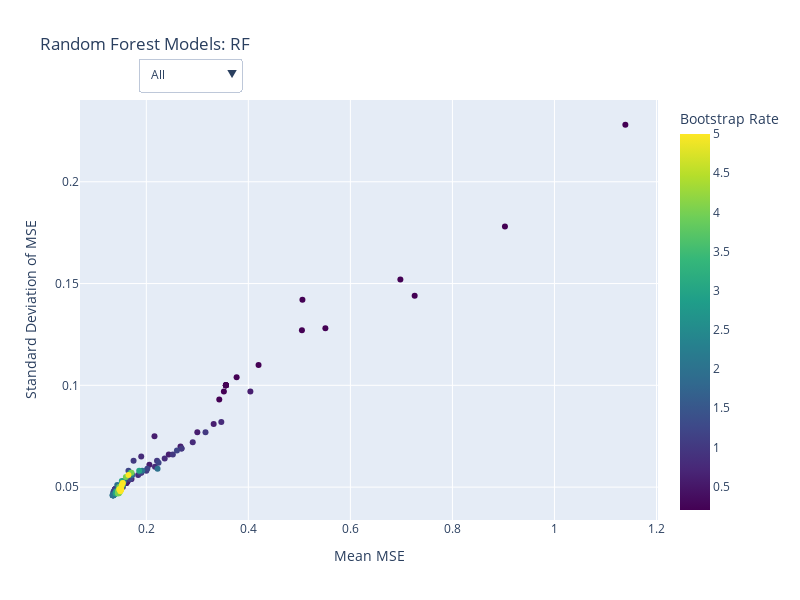
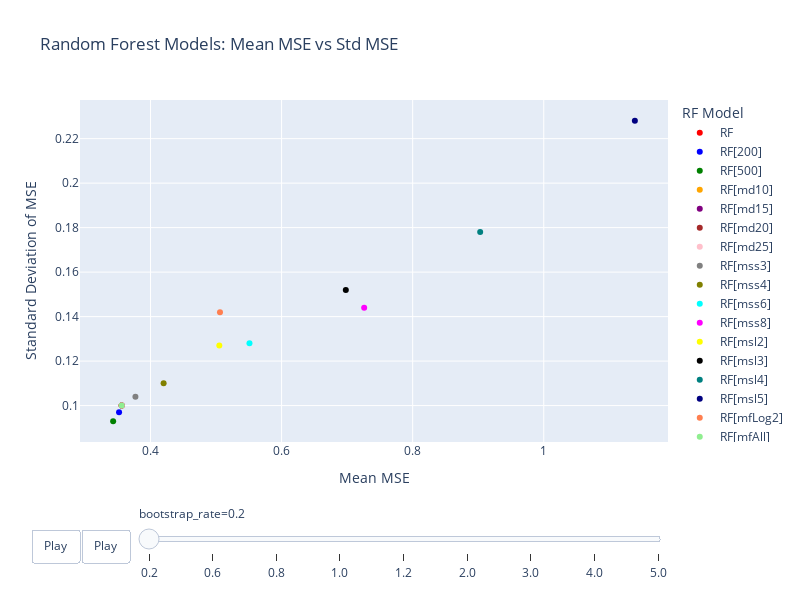
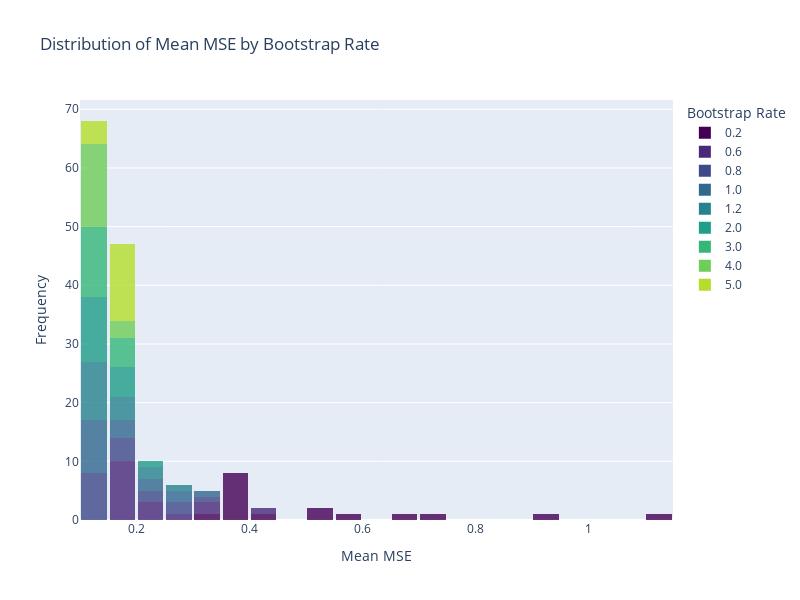
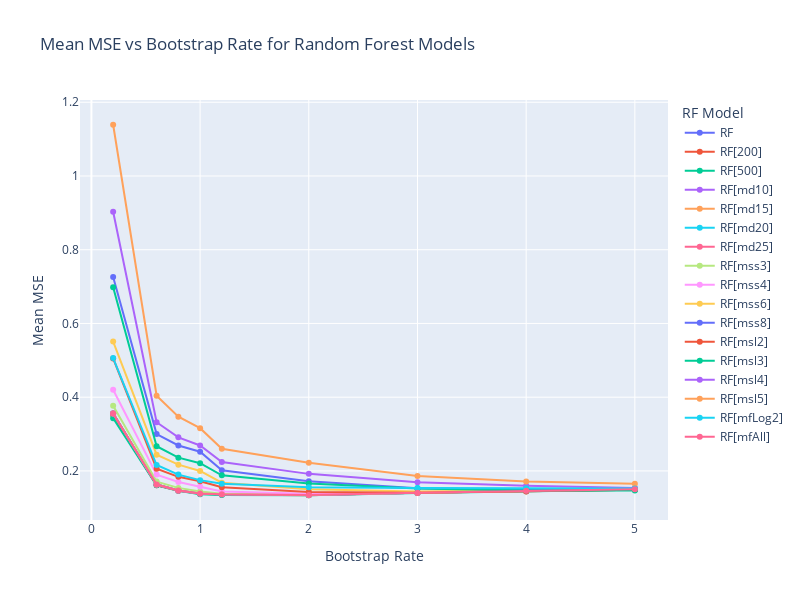

The cell these charts' notebook holds for them, in order:
### Code cell
dataset_paths = [
    './wyniki/wyniki_screen_time_misiu.csv',
    './wyniki/wyniki_bupa_misiu.csv',
    './wyniki/wyniki_Daily_Demand_Forecasting_Orders_misiu.csv',
    './wyniki/wyniki_Facebook_misiu.csv',
    './wyniki/wyniki_forestfires_misiu.csv',
    './wyniki/wyniki_servo_misiu.csv']
for dataset_path in dataset_paths:
    results_dataframe = pd.read_csv(dataset_path)
    results_dataframe['mean_mse'] = results_dataframe['mean_mse'].astype(float)
    results_dataframe['std_mse'] = results_dataframe['std_mse'].astype(float)
    print(f"Dataset: {dataset_path}")
    scatter_plot_rf(results_dataframe)
    scatter_plot_ms(results_dataframe)
    stacked_histogram(results_dataframe)
    line_plot_mean_mse(results_dataframe)
